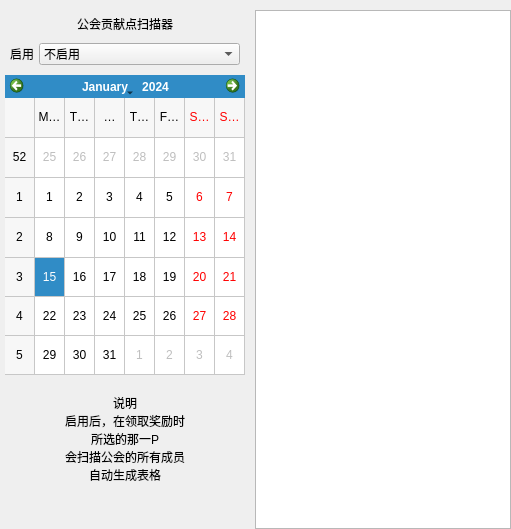
       <widget class="QWidget" name="Tab4">
        <attribute name="title">
         <string>公会管理</string>
        </attribute>
        <layout class="QHBoxLayout" name="horizontalLayout_4" stretch="2,5">
         <property name="spacing">
          <number>5</number>
         </property>
         <property name="leftMargin">
          <number>0</number>
         </property>
         <property name="topMargin">
          <number>10</number>
         </property>
         <property name="rightMargin">
          <number>0</number>
         </property>
         <property name="bottomMargin">
          <number>0</number>
         </property>
         <item>
          <layout class="QVBoxLayout" name="verticalLayout_8">
           <property name="spacing">
            <number>5</number>
           </property>
           <property name="leftMargin">
            <number>5</number>
           </property>
           <property name="topMargin">
            <number>5</number>
           </property>
           <property name="rightMargin">
            <number>5</number>
           </property>
           <property name="bottomMargin">
            <number>5</number>
           </property>
           <item>
            <widget class="QLabel" name="label_10">
             <property name="text">
              <string>公会贡献点扫描器</string>
             </property>
             <property name="alignment">
              <set>Qt::AlignCenter</set>
             </property>
            </widget>
           </item>
           <item>
            <layout class="QHBoxLayout" name="Lay_AdvancedSettings_Bottom_2" stretch="0,1">
             <property name="leftMargin">
              <number>5</number>
             </property>
             <property name="topMargin">
              <number>5</number>
             </property>
             <property name="rightMargin">
              <number>5</number>
             </property>
             <property name="bottomMargin">
              <number>5</number>
             </property>
             <item>
              <widget class="QLabel" name="label_12">
               <property name="text">
                <string>启用</string>
               </property>
              </widget>
             </item>
             <item>
              <widget class="QComboBox" name="GuildManager_Active">
               <property name="sizePolicy">
                <sizepolicy hsizetype="Preferred" vsizetype="Preferred">
                 <horstretch>0</horstretch>
                 <verstretch>0</verstretch>
                </sizepolicy>
               </property>
               <property name="minimumSize">
                <size>
                 <width>0</width>
                 <height>0</height>
                </size>
               </property>
               <property name="maximumSize">
                <size>
                 <width>2000</width>
                 <height>50</height>
                </size>
               </property>
               <item>
                <property name="text">
                 <string>不启用</string>
                </property>
               </item>
               <item>
                <property name="text">
                 <string>1P启用</string>
                </property>
               </item>
               <item>
                <property name="text">
                 <string>2P启用</string>
                </property>
               </item>
              </widget>
             </item>
            </layout>
           </item>
           <item>
            <widget class="QCalendarWidget" name="DateSelector">
             <property name="minimumSize">
              <size>
               <width>0</width>
               <height>300</height>
              </size>
             </property>
             <property name="maximumSize">
              <size>
               <width>240</width>
               <height>16777215</height>
              </size>
             </property>
             <property name="gridVisible">
              <bool>true</bool>
             </property>
             <property name="horizontalHeaderFormat">
              <enum>QCalendarWidget::LongDayNames</enum>
             </property>
             <property name="verticalHeaderFormat">
              <enum>QCalendarWidget::ISOWeekNumbers</enum>
             </property>
             <property name="navigationBarVisible">
              <bool>true</bool>
             </property>
             <property name="dateEditEnabled">
              <bool>false</bool>
             </property>
            </widget>
           </item>
           <item>
            <widget class="QLabel" name="label_11">
             <property name="text">
              <string>
说明
启用后，在领取奖励时
所选的那一P
会扫描公会的所有成员
自动生成表格</string>
             </property>
             <property name="alignment">
              <set>Qt::AlignCenter</set>
             </property>
            </widget>
           </item>
           <item>
            <spacer name="verticalSpacer_10">
             <property name="orientation">
              <enum>Qt::Vertical</enum>
             </property>
             <property name="sizeHint" stdset="0">
              <size>
               <width>20</width>
               <height>40</height>
              </size>
             </property>
            </spacer>
           </item>
          </layout>
         </item>
         <item>
          <widget class="QTableWidget" name="GuildMemberInfoTable"/>
         </item>
        </layout>
       </widget>
